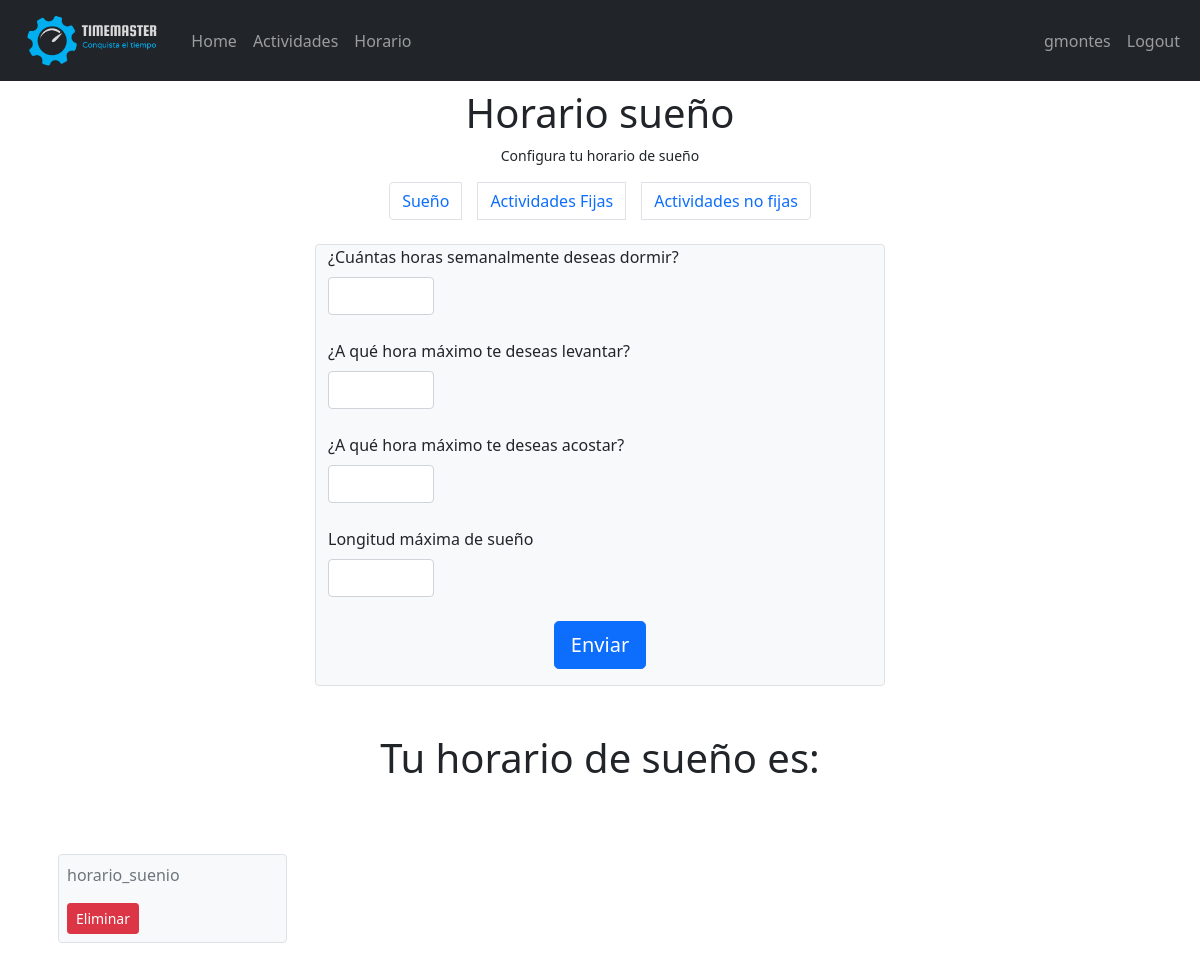
/horario/suenio (signed in), run on an earlier commit of the app's database.
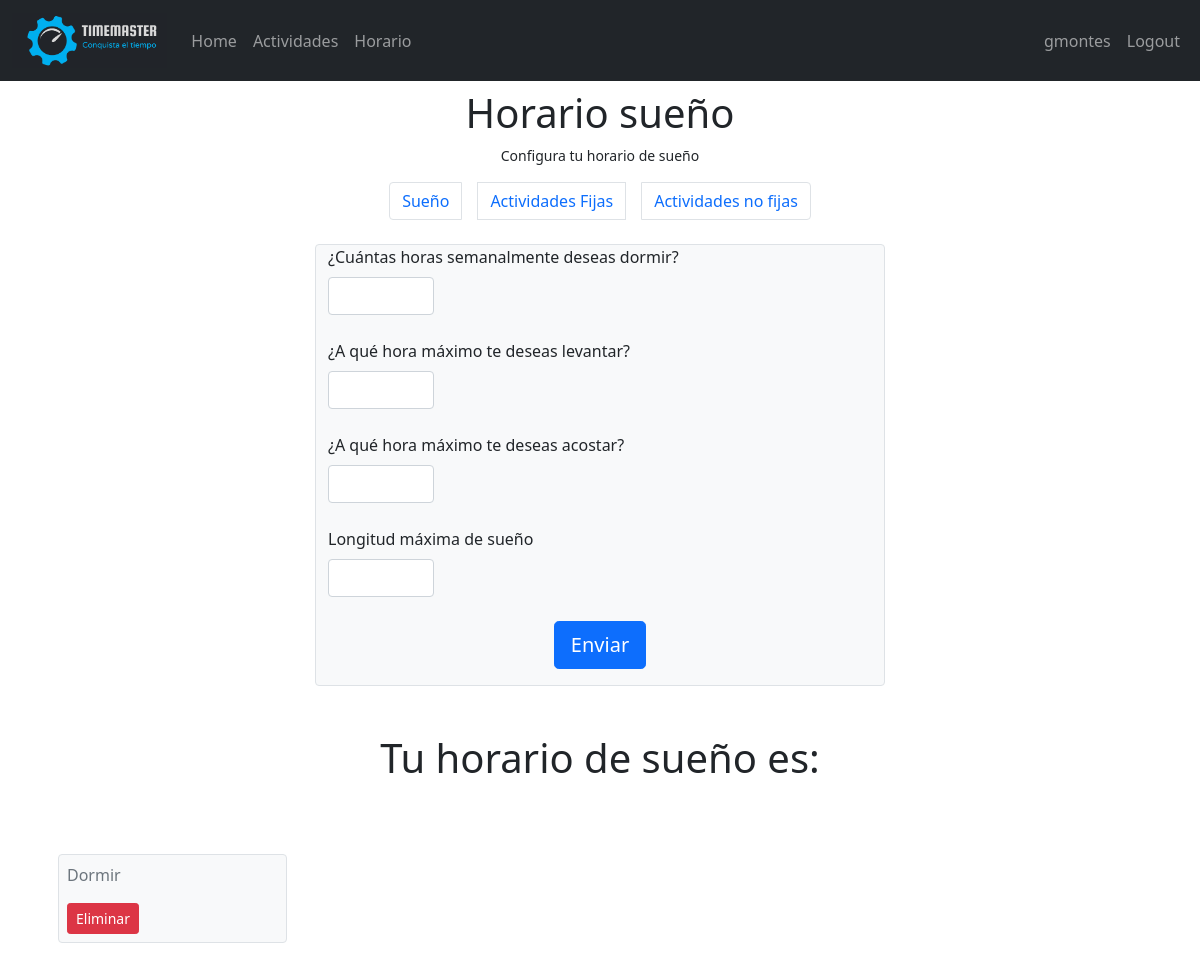
And on a later commit of the database.
### horario/models.py (models this page shows)
class Event(models.Model):
    user_id = models.ForeignKey(User, on_delete=models.CASCADE)
    priority = models.IntegerField(choices = [(i,i) for i in range(1,11)])
    name = models.CharField(max_length=30)
    event_type = models.CharField(max_length=50,default="actividad_fija") #Choices: actividad_fija, no fija y horario suenio.
    constraints = models.JSONField(default = dict)

### horario/views.py (the view)
# urls.py: path('suenio',views.suenio, name = 'suenio'),
@login_required(login_url = "user_login")
def suenio(request):
    user = User.objects.get(pk = request.user.pk)
    if request.method == "POST":
        priority = 10
        name = "Dormir"
        event_type = "suenio"
        time_goal = int(request.POST["horas_suenio"])
        time_goal_counter = time_goal
        max_levantarse = int(request.POST["hora_maxima_levantar"])
        max_acostarse = int(request.POST["hora_maxima_acostar"])
        max_time = int(request.POST["longitud_maxima_suenio"])
        constraints = {'time_goal':time_goal,'time_goal_counter':time_goal_counter,'max_levantarse':max_levantarse,'max_acostarse':max_acostarse,'max_time':max_time}
        nuevo_horario_suenio = Event(user_id=user,priority=priority,name=name,event_type=event_type,constraints=constraints)
        nuevo_horario_suenio.save()
        return redirect(reverse("actividades_fijas"))
    elif request.method == "GET":
        horario_suenio = Event.objects.filter(user_id = user.pk)
        horario_suenio = horario_suenio.filter(event_type="suenio")
        return render(request,"suenio.html",{"horario_suenio":horario_suenio})

### horario/templates/suenio.html (shortened to what this page needs)
{% extends 'main/main.html' %}
{% load static %}
{% block link %}<link rel="stylesheet" href="{% static 'css/bootstrap.min.css' %}">{% endblock link %}
{% block content %}
<div class="container">
    <div>
        <h1 class="py-2 text-center mb-0">Horario sueño</h1>
        <p class="text-center small mb-2">Configura tu horario de sueño</p>
    </div>
    <nav aria-label="Page navigation example ">
        <ul class="pagination justify-content-center ">
          <li class="page-item m-2"><a class="page-link" href="{% url 'suenio' %}">Sueño</a></li>
          <li class="page-item m-2"><a class="page-link" href="{% url 'actividades_fijas' %}">Actividades Fijas</a></li>
          <li class="page-item m-2"><a class="page-link" href="{% url 'actividades_no_fijas' %}">Actividades no fijas</a></li>
        </ul>
    </nav>
    </div>
    <div class="container-sm">
        <div class="row justify-content-center">
            <form class="col-lg-6 bg-light border rounded border-gray" action="" method="POST">
                <label class="form-label" for="horas_suenio">¿Cuántas horas semanalmente deseas dormir?</label>
                <input class="form-control w-auto mb-4" type="number" name="horas_suenio" id="horas_suenio" min="1" max="75" step="1" required>
                <label class="form-label" for="hora_maxima_levantar">¿A qué hora máximo te deseas levantar?</label>
                <input class="form-control w-auto mb-4" type="number" name="hora_maxima_levantar" id="hora_maxima_levantar" min="1" max="24" step="1" required>
                <label class="form-label" for="hora_maxima_acostar">¿A qué hora máximo te deseas acostar?</label>
                <input class="form-control w-auto mb-4" type="number" name="hora_maxima_acostar" id="hora_maxima_acostar" min="1" max="24" step="1" required>
                <label class="form-label" for="longitud_maxima_suenio">Longitud máxima de sueño</label>
                <input  class="form-control w-auto mb-4"type="number" name="longitud_maxima_suenio" id="longitud_maxima_suenio" min="1" max="12" step="1" required>
                <input type="submit" value="Enviar" class="btn btn-primary mx-auto d-block text-center btn-rounded btn-lg my-0 mb-3">
            </form>
        </div>
    </div>
    <div class="container">
        {% if horario_suenio %}
          <h1 class="text-center py-5">Tu horario de sueño es:</h1>
          <div class="row">
            {% for horario in horario_suenio %}
              <div class="col-sm-3">
                <div class="bg-light border rounded border-gray mb-4 m-3 p-2">
                  <div class="panel-body">
                    <div class="col">
                      <p class="text-secondary">{{horario.name}}</p>
                    </div>
                    <div class="col">
                      <a class="btn btn-danger btn-sm text-right" href="{% url 'eliminar_suenio' ruta_suenio=horario.pk %}">Eliminar</a>
                    </div>
                  </div>
                </div>
              </div>
            {% endfor %}
          </div>
        {% endif %}
      </div>
{% endblock %}

### horario/templates/main/main.html (shortened to what this page needs)
{% load static %}
<!DOCTYPE html>
<html lang="en">
<head>
    <link rel="stylesheet" href="{% static 'css/bootstrap.min.css' %}">
    {% block link %}{% endblock %}
</head>
<body>
    <nav class="navbar navbar-expand-lg navbar-dark bg-dark container-fluid">
        <a class="navbar-brand" href="{% url 'horario' %}">
            <img  height="55" src="{% static 'imagenes/TIMEMASTER LOGO FINAL.png' %}" alt="Logo">
        </a>
        <ul class="navbar-nav me-auto">
            <li class="nav-item"><a class="nav-link" href="{% url 'horario' %}">Home</a></li>
            <li class="nav-item"><a class="nav-link" href="{% url 'suenio' %}">Actividades</a></li>
            <li class="nav-item"><a class="nav-link" href="{% url 'horario_final' %}">Horario</a></li>
        </ul>
        <ul class="navbar-nav">
            <li class="nav-item"><a class="nav-link" href="">{{request.user.username}}</a></li>
            {% if request.user.is_authenticated %}
            <li class="nav-item"><a class="nav-link" href="{% url 'user_logout' %}">Logout</a></li>
            {% else %}
            <li class="nav-item"><a class="nav-link" href="{% url 'user_login' %}">Login</a></li>
            <li class="nav-item"><a class="nav-link"href="{% url 'user_register' %}">Register</a></li>
            {% endif %}
        </ul>
    </nav>
    {% block content %}
    {% endblock %}
</body>
</html>

What changed in the data, as far as the page shows it:
removed Event: name "horario_suenio"
added Event: name "Dormir"
